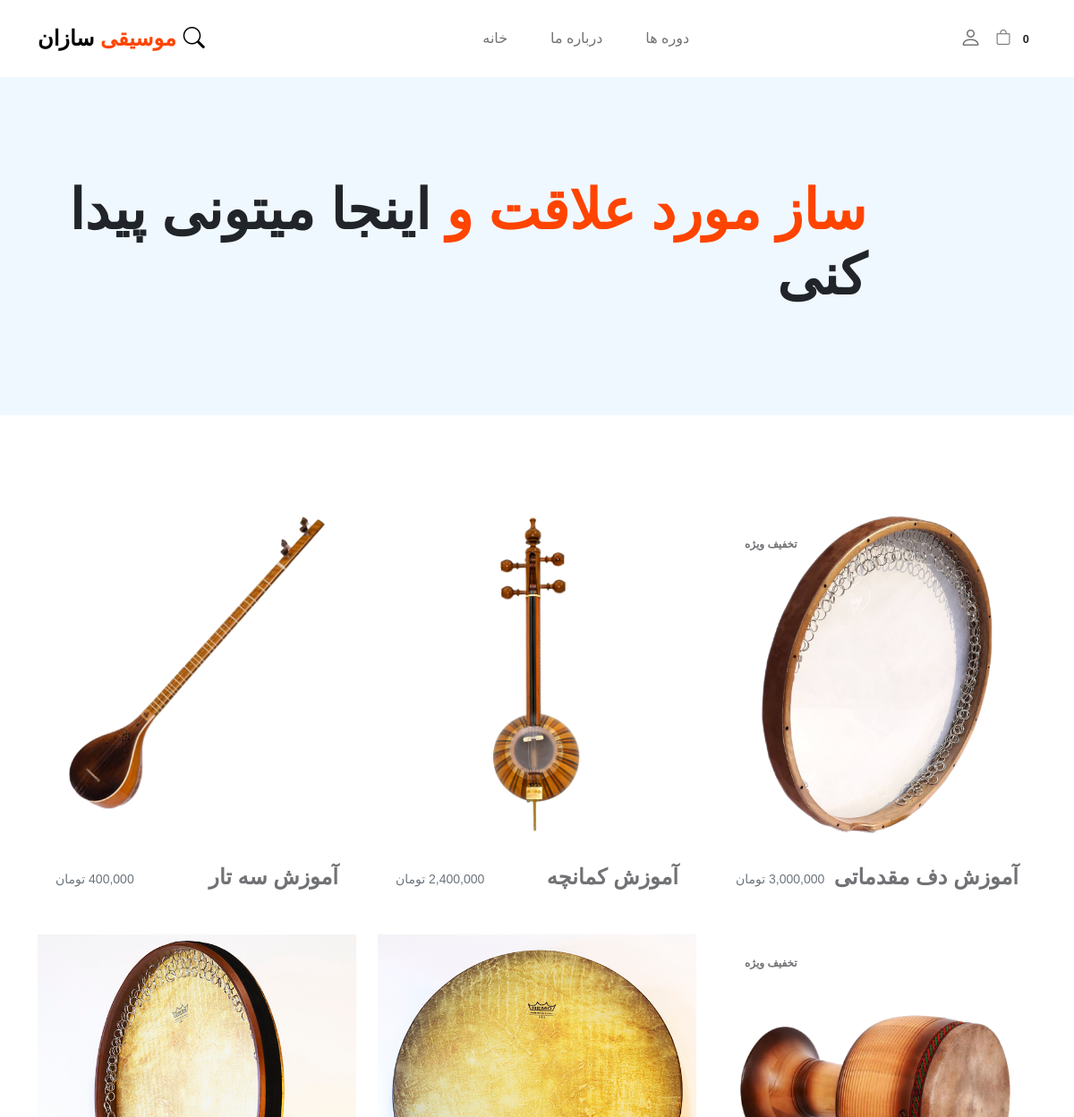
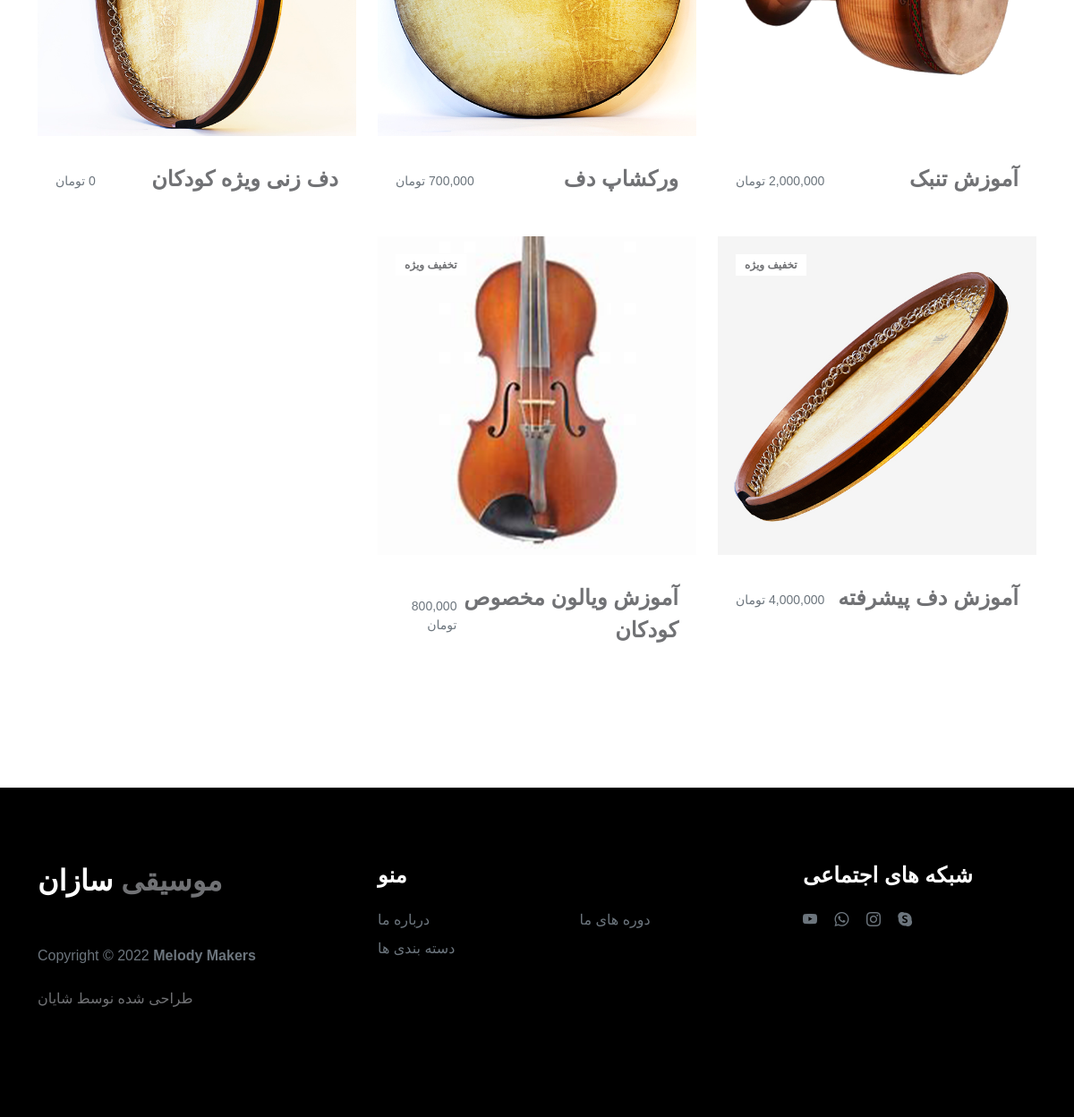
Page /courses/ on the committed database (2 pictures, top to bottom).
### Course/models.py (models this page shows, shortened)
class Course(models.Model):
    name = models.CharField(max_length=40)
    description = models.CharField(max_length=500, default='', blank=True)
    price = models.DecimalField(default=0, decimal_places=0, max_digits=150)
    category = models.ForeignKey(Category,on_delete=models.CASCADE,default=1)
    picture = models.ImageField(upload_to='upload/course/')
    is_sale = models.BooleanField(default=False)
    sale_price = models.DecimalField(max_digits=14, decimal_places=0, null=True, blank=True)
    length = models.CharField(default=0, max_length=250)
    days = models.CharField(max_length=40,default='')
    teacher_name = models.CharField(max_length=40,default='')

### Course/views.py (the view)
# urls.py: path('courses/', views.courses, name="courses"),
def courses(request):
    all_course = Course.objects.all()
    return render(request, 'courses.html', {'courses': all_course})

### Cart/cart.py (called while the page is built)
    def __len__(self):
        return len(self.cart)

### Cart/context_processors.py (called while the page is built)
def cart(request):
    return{'cart':Cart(request)}

### Course/templates/courses.html
{% extends "base.html" %}
{% load static %}
{% load humanize %}
{% block content %}
<main>
    <header class="site-header section-padding d-flex justify-content-center align-items-center">
        <div class="container">
            <div class="row">
                <div class="col-lg-10 col-12" dir="rtl">
                    <h1>
                        <span class=" text-primary">   ساز مورد علاقت و </span>
                        <span class="text-dark">اینجا میتونی پیدا کنی </span>
                    </h1>
                </div>
            </div>
        </div>
    </header>
    <section class="products section-padding " dir="rtl">
        <div class="container">
            <div class="row">
                {% for item in courses %}
                {% if item.is_sale  %}
                <div class="col-lg-4 col-12 mb-3" >
                    <div class="product-thumb">
                        <a href="{% url 'course' item.id %}">
                            <img src="{{item.picture.url}}" class="img-fluid product-image" alt="">
                        </a>
                        <div class="product-top d-flex">
                            <span class="product-alert me-auto">تخفیف ویژه</span>
                        </div>
                        <div class="product-info" style="display: flex; justify-content: space-between; align-items: center;">
                                <h5 class="product-title mb-0">
                                    <a href="{% url 'course' item.id %}" class="product-title-link">{{item.name}}</a>
                                </h5>
                                <small class="product-price text-muted mt-1">{{item.sale_price | intcomma}} تومان</small>
                        </div>
                    </div>
                </div>
                {% else %}
                <div class="col-lg-4 col-12 mb-3" >
                    <div class="product-thumb" >
                        <a href="{% url 'course' item.id %}">
                            <img src="{{item.picture.url}}" class="img-fluid product-image" alt="" style="border: 2px black;">
                        </a>
                        <div class="product-info" style="display: flex; justify-content: space-between; align-items: center;">
                                <h5 class="product-title mb-0">
                                    <a href="{% url 'course' item.id %}" class="product-title-link">{{item.name}}</a>
                                </h5>
                                <small class="product-price text-muted mt-1">{{item.price | intcomma}} تومان</small>
                        </div>
                    </div>
                </div>
                {% endif %}
                {% endfor %}
            </div>
        </div>
    </section>
</main>
{% endblock %}

### Course/templates/base.html (shortened to what this page needs)
{% load static %}
{% load humanize %}
<!DOCTYPE html>
<html lang="fr" dir="">
    <head>
        <link href="{% static 'css/bootstrap.min.css' %}" rel="stylesheet">
        <link href="{% static 'css/bootstrap-icons.css' %}" rel="stylesheet">
        <link rel="stylesheet" href="{% static 'css/slick.css' %}"/>
        <link href="{% static 'css/tooplate-little-fashion.css' %}" rel="stylesheet">
    </head>
    <body>
                {% include 'navbar.html' %}
               {%block content %}
               {% endblock content  %}
               <footer class="site-footer">
                <div class="container">
                    <div class="row">
                        <div class="col-lg-3 col-10 me-auto mb-4">
                            <h4 class="text-white mb-3"><a href="index.html">موسیقی</a> سازان</h4>
                            <p class="copyright-text text-muted mt-lg-5 mb-4 mb-lg-0">Copyright © 2022 <strong>Melody Makers</strong></p>
                            <br>
                            <p class="copyright-text">طراحی شده نوسط <a href="https://www.tooplate.com/" target="_blank">شایان</a></p>
                        </div>
                        <div class="col-lg-5 col-8">
                            <h5 class="text-white mb-3">منو</h5>
                            <ul class="footer-menu d-flex flex-wrap">
                                <li class="footer-menu-item"><a href="{% url 'about' %}" class="footer-menu-link"> درباره ما</a></li>
                                <li class="footer-menu-item"><a href="{% url 'courses' %}" class="footer-menu-link">دوره های ما</a></li>
                                <li class="footer-menu-item"><a href="{% url 'category_summary' %}" class="footer-menu-link"> دسته بندی ها </a></li>
                            </ul>
                        </div>
                        <div class="col-lg-3 col-4">
                            <h5 class="text-white mb-3">شبکه های اجتماعی</h5>
                            <ul class="social-icon">
                                <li><a href="#" class="social-icon-link bi-youtube"></a></li>
                                <li><a href="#" class="social-icon-link bi-whatsapp"></a></li>
                                <li><a href="#" class="social-icon-link bi-instagram"></a></li>
                                <li><a href="#" class="social-icon-link bi-skype"></a></li>
                            </ul>
                        </div>
                    </div>
                </div>
            </footer>
    </body>
</html>

### Course/templates/navbar.html (shortened to what this page needs)
<nav class="navbar navbar-expand-lg">
    <div class="container">
        <a class="navbar-brand" href="{% url 'home' %}">
            <strong><span>موسیقی</span> سازان</strong>
        </a>
        <a class="navbar-brand mx-2" href="{% url 'search' %}">
            <i class="bi bi-search"></i>
        </a>
        <div class="collapse navbar-collapse" id="navbarNav">
            <ul class="navbar-nav mx-auto">
                <li class="nav-item">
                    <a class="nav-link" href="{% url 'home' %}">خانه</a>
                </li>
                <li class="nav-item">
                    <a class="nav-link" href="{% url 'about' %}">درباره ما</a>
                </li>
                <li class="nav-item dropdown">
                    <a class="nav-link dropdown-toggle" id="navbarDropdown" href="#" role="button" data-bs-toggle="dropdown" aria-expanded="false">دوره ها</a>
                </li>
            </ul>
        </div>
        <div class="d-flex align-items-center ms-auto">
            {% if user.is_authenticated %}
            <p style="margin-top: 12px;">{{user.username}}</p>
                <div class="nav-item dropdown">
                    <a class="nav-link dropdown-toggle bi-person custom-icon" id="navbarDropdown" href="#" role="button" data-bs-toggle="dropdown" aria-expanded="false"></a>
                    <ul class="dropdown-menu" aria-labelledby="navbarDropdown">
                        <li><a class="dropdown-item" href="">{{user.username}}</a></li>
                        <li><a class="dropdown-item" href="{% url 'my_course' %}">دوره های من</a></li>
                        <li><a class="dropdown-item" href="{% url 'update_user' %}">ویرایش پروفایل</a></li>
                        <li><a class="dropdown-item" href="{% url 'update_info' %}"> اطلاعات تکمیلی</a></li>
                        <li><a class="dropdown-item" href="{% url 'logout' %}">خروج از حساب</a></li>
                    </ul>
                </div>
            {% else %}
                <a href="{% url 'login' %}" class="bi-person custom-icon me-3"></a>
            {% endif %}
            <form action="d-flex">
                <a href="{% url 'cart_summary' %}" class="bi-bag custom-icon">
                    <span class="badge bg-white text-dark rounded-pill" id="cart_quantity">{{ cart|length }}</span>
                </a>
            </form>
        </div>
    </div>
</nav>

### static/css/tooplate-little-fashion.css (style rules this page uses)
:root { --white-color: #FFFFFF; --primary-color: #FF4400; --section-bg-color: #f0f8ff; --dark-color: #000000; --grey-color: #d0d1d1; --p-color: #717275; --body-font-family: 'B Nazanin', 'Vazir', sans-serif; --h5-font-size: 24px; --p-font-size: 20px; --copyright-text-font-size: 16px; --product-link-font-size: 14px; --custom-link-font-size: 12px; --font-weight-thin: 100; --font-weight-light: 300; --font-weight-normal: 400; --font-weight-bold: 700; --font-weight-black: 900; }
body, html { height: 100%; }
html { scroll-behavior: smooth; }
body { background: var(--white-color); font-family: var(--body-font-family); position: relative; }
h2, h3, h4, h5, h6 { color: var(--dark-color); line-height: inherit; }
h1, h2, h3, h4, h5, h6 { font-weight: var(--font-weight-bold); }
h1, h2 { font-weight: var(--font-weight-black); }
h1 { font-size: 64px; line-height: normal; }
h4 { font-size: 32px; }
h5 { font-size: 24px; }
p { color: var(--p-color); font-size: var(--p-font-size); font-weight: var(--font-weight-light); }
a, button { touch-action: manipulation; transition: all 0.3s; }
a { color: var(--p-color); text-decoration: none; }
.text-primary { color: var(--primary-color) !important; }
b, strong { font-weight: var(--font-weight-bold); }
.custom-icon { color: var(--p-color); font-size: 24px; }
.custom-icon { display: inline-block; vertical-align: middle; }
.bi-bag.custom-icon { font-size: 17px; }
.navbar { background: var(--white-color); position: fixed; top: 0; right: 0; left: 0; padding: 25px 0; z-index: 2; will-change: transform; transition: transform 300ms linear; }
.navbar span, h2 span, h4 span { color: var(--primary-color); }
.navbar-brand { color: var(--dark-color); font-size: 24px; font-weight: var(--font-weight-light); margin: 0; padding: 0; }
.navbar-expand-lg .navbar-nav .nav-link { display: inline-block; padding: 0; margin-right: 1.5rem; margin-left: 1.5rem; }
.nav-link { color: var(--p-color); font-size: 16px; position: relative; }
.navbar .nav-link::after { position: absolute; top: 100%; left: 0; width: 100%; height: 2px; background: var(--grey-color); content: ''; opacity: 0; -webkit-transition: opacity 0.3s, -webkit-transform 0.3s; -moz-transition: opacity 0.3s, -moz-transform 0.3s; transition: opacity 0.3s, transform 0.3s; -webkit-transform: translateY(10px); -moz-transform: translateY(10px); transform: translateY(10px); }
.site-header { background-color: var(--section-bg-color); position: relative; overflow: hidden; margin-top: 86px; }
.site-header.section-padding { padding-top: 7rem; padding-bottom: 7rem; }
section { content-visibility: auto; contain-intrinsic-size: 700px; }
.section-padding { padding-top: 7rem; padding-bottom: 7rem; }
.product-thumb { background: var(--white-color); position: relative; transition: all 0.5s ease-out; }
.product-image { transition: all 0.5s ease-out; }
.product-top { position: absolute; top: 0; right: 0; left: 0; margin: 20px; }
.product-info { padding: 30px 20px; }
.product-title-link { color: var(--p-color); }
.product-alert { background: var(--white-color); color: var(--p-color); font-size: var(--custom-link-font-size); font-weight: var(--font-weight-bold); padding: 3px 10px; }
.site-footer { background: var(--dark-color); padding-top: 5rem; padding-bottom: 5rem; }
.footer-menu { margin: 0; padding: 0; }
.footer-menu-item { display: block; width: 50%; }
.footer-menu-link { color: #6c757d; font-weight: var(--font-weight-light); display: inline-block; vertical-align: top; margin-top: 4px; margin-bottom: 4px; }
.site-footer .social-icon-link { margin-top: 4px; }
.copyright-text { font-size: var(--copyright-text-font-size); }
.social-icon { margin: 0; padding: 0; }
.social-icon li { list-style: none; display: inline-block; vertical-align: top; }
.social-icon-link { color: #6c757d; font-size: 1rem; display: inline-block; vertical-align: top; margin-bottom: 4px; margin-right: 15px; }
@media screen and (max-width: 1200px) { h1 { font-size: 62px; } }

### rows in the picture
Course: picture (picture), name "آموزش دف مقدماتی", sale_price "3,000,000"
Course: picture (picture), name "آموزش کمانچه", price "2,400,000"
Course: picture (picture), name "آموزش سه تار", price "400,000"
Course: picture (picture), name "آموزش تنبک", sale_price "2,000,000"
Course: picture (picture), name "ورکشاپ دف", price "700,000"
Course: picture (picture), name "دف زنی ویژه کودکان", price "0"
Course: picture (picture), name "آموزش دف پیشرفته", sale_price "4,000,000"
Course: picture (picture), name "آموزش ویالون مخصوص کودکان", sale_price "800,000"

### other values in the picture
{{ cart|length }} "0"
